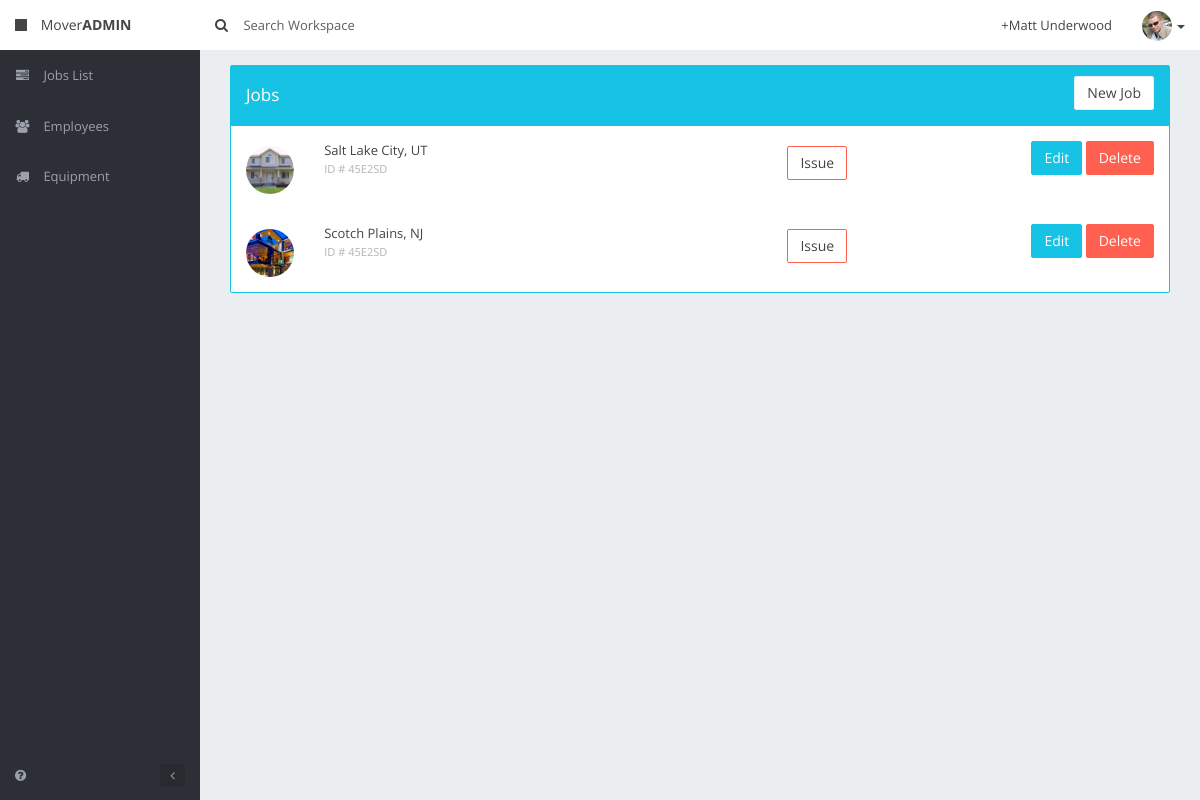
Before: /joblist.php with the older database file.
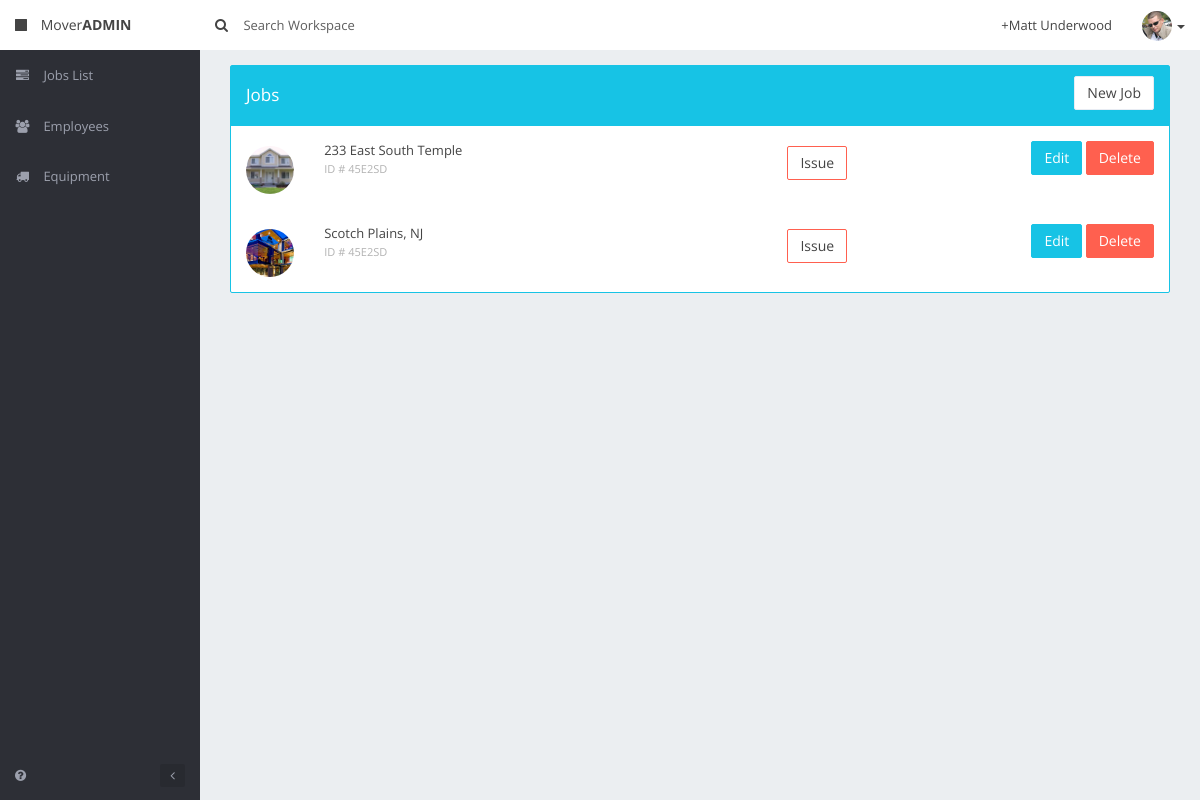
After: the same page with the newer database file.
### tables this page shows
CREATE TABLE `jobs` (
  `idjobs` int(11) NOT NULL AUTO_INCREMENT,
  `startDate` date DEFAULT NULL,
  `startTime` time DEFAULT NULL,
  `onsiteTime` time DEFAULT NULL,
  `notes` blob,
  `regNum` varchar(255) DEFAULT NULL,
  `shipperName` varchar(255) DEFAULT NULL,
  `shipperPhone` varchar(45) DEFAULT NULL,
  `altShipperName` varchar(255) DEFAULT NULL,
  `altPhone` varchar(45) DEFAULT NULL,
  `originAddress` varchar(255) DEFAULT NULL,
  `originAptNum` varchar(45) DEFAULT NULL,
  `originCity` varchar(255) DEFAULT NULL,
  `originState` varchar(2) DEFAULT NULL,
  `originZip` varchar(255) DEFAULT NULL,
  `originShuttle` tinyint(1) DEFAULT NULL,
  `originInstructions` blob,
  `destinationAddress` varchar(255) DEFAULT NULL,
  `destinationAptNum` varchar(45) DEFAULT NULL,
  `destinationCity` varchar(255) DEFAULT NULL,
  `destinationState` varchar(2) DEFAULT NULL,
  `destinationZip` varchar(45) DEFAULT NULL,
  `destinationShuttle` tinyint(1) DEFAULT NULL,
  `destinationInstructions` blob,
  `status` varchar(45) DEFAULT NULL,
  `confirmedBy` varchar(255) DEFAULT NULL,
  `weight` varchar(45) DEFAULT NULL,
  `weightType` varchar(45) DEFAULT NULL,
  `vaultPackOrder` varchar(45) DEFAULT NULL,
  `shuttleTruckNumber` varchar(45) DEFAULT NULL,
  `insuranceChargesApply` tinyint(4) DEFAULT '0',
  `picURI` varchar(255) DEFAULT NULL,
  PRIMARY KEY (`idjobs`)
);

### functions.php (called while the page is built, shortened)
<?php
function query($query) {
	global $db;
	$args = func_get_args();
	if (count($args) == 1) {
		$result = $db->query($query);
		if ($result->num_rows) {
			$out = array();
			while (null != ($r = $result->fetch_array(MYSQLI_ASSOC)))
				$out [] = $r;
			return $out;
		}
		return null;
	}
}

### joblist.php (the view, shortened to what this page needs)
<!DOCTYPE html>
<html class="no-js">
<head>
    <link rel="stylesheet" href="/bootstrap/css/bootstrap.min.css">
    <link rel="stylesheet" href="/css/skins/palette.css" id="skin">
    <link rel="stylesheet" href="/css/fonts/style.1.css" id="font">
    <link rel="stylesheet" href="/css/main.css">
    <link rel="stylesheet" href="/css/animate.min.css">
    <link rel="stylesheet" href="/vendor/offline/theme.css">
</head>
<body>
    <?php include 'includes/header.php';?>
            <section class="main-content">
                <div class="content-wrap">
                    <div class="col-md-12">
                        <section class="panel panel-primary">
                            <div class="panel-heading">
                                <div class="row">
                                    <div class="col-md-6">
                                        <h4 class="white">Jobs</h4>
                                    </div>
                                    <div class="col-md-6 text-right">
                                        <a href="/job/new"><button class="btn btn-white">New Job</button></a>
                                    </div>
                                </div>
                            </div>
<?php
							$sql="SELECT * FROM moverAdmin.jobs;";
							$jobs=query($sql);
							foreach($jobs as $key=>$job){
?>
							<div class="row tableRow" id="eachJobRow<?php echo $job['idjobs'];?>">
                                <div class="hidden-xs col-sm-2 col-md-1">
                                    <span class="pull-left mg-t-xs">
										<img src="/img/jobs/<?php echo $job['picURI'];?>" class="avatar avatar-sm img-circle" alt="">
                                    </span>
                                </div>
                                <div class="col-xs-6 col-sm-8 col-md-5">
									<?php echo $job['destinationAddress'];?>
									<br>
                                    <small class="text-muted">ID # 45E2SD</small>
                                </div>
                                <div class="col-xs-3 mg-t-xs text-center"><button class="btn btn-danger btn-outline">Issue</button></div>
                                <div class="col-xs-3 text-right">
									<a href="/job/<?php echo $job['idjobs'];?>"><button class="btn btn-primary">Edit</button></a>
									<button onclick="delJob(<?php echo $job['idjobs'];?>);" class="btn btn-danger">Delete</button>
                                </div>
                            </div>
<?php
							}
?>
                        </section>
                    </div>
                </div>
            </section>
        </section>
    </div>
</body>
</html>

### includes/header.php (shortened to what this page needs)
<div class="app">
    <header class="header header-fixed navbar">
        <div class="brand">
            <a href="/" class="navbar-brand text-white">
                <i class="fa fa-stop mg-r-sm"></i>
                <span class="heading-font">
                    Mover<b>ADMIN</b>
                </span>
            </a>
        </div>
        <form class="navbar-form navbar-left hidden-xs" role="search">
            <div class="form-group">
                <button class="btn no-border no-margin bg-none no-pd-l" type="submit">
                    <i class="fa fa-search"></i>
                </button>
                <input id="searchInput" type="text" class="form-control no-border no-padding search" placeholder="Search Workspace" onkeyup="searchSite()">
            </div>
        </form>
        <ul class="nav navbar-nav navbar-right off-right">
            <li class="hidden-xs">
                <a href="profile.html">
                    +Matt Underwood
                </a>
            </li>
            <li class="quickmenu mg-r-md">
                <a href="javascript:;" data-toggle="dropdown">
                    <img src="/img/avatar.jpg" class="avatar pull-left img-circle" alt="user" title="user">
                    <i class="caret mg-l-xs hidden-xs no-margin"></i>
                </a>
            </li>
        </ul>
    </header>
    <section class="layout">
        <aside class="sidebar canvas-left">
            <nav class="main-navigation">
                <ul>
                    <li>
                        <a href="/jobs">
                            <i class="fa fa-tasks"></i>
                            <span>Jobs List</span>
                        </a>
                    </li>
                    <li>
                        <a href="/employees">
                            <i class="fa fa-users"></i>
                            <span>Employees</span>
                        </a>
                    </li>
                    <li>
                        <a href="/equipment">
                            <i class="fa fa-truck"></i>
                            <span>Equipment</span>
                        </a>
                    </li>
                </ul>
            </nav>
            <footer>
                <div class="footer-toolbar pull-left">
                    <a href="javascript:;" class="pull-left help">
                        <i class="fa fa-question-circle"></i>
                    </a>
                    <a href="javascript:;" class="toggle-sidebar pull-right hidden-xs">
                        <i class="fa fa-angle-left"></i>
                    </a>
                </div>
            </footer>
        </aside>

### css/skins/palette.css (style rules this page uses)
.app > .header, .app > .container > .header { background-color: #ffffff; }
.header .brand { background-color: #ffffff; }
.header .brand a { color: #444444; }
.header .nav > li > a, .header .bg-none { color: #444444; }
.sidebar, .chat-sidebar { background-color: #2d2f36; color: #9ca0ad; }
.sidebar a, .chat-sidebar a { color: #9ca0ad; }
.main-navigation > ul > li > a { color: #9ca0ad; }

Changed rows visible on the page:
changed jobs: destinationAddress "Salt Lake City, UT" → "233 East South Temple"
